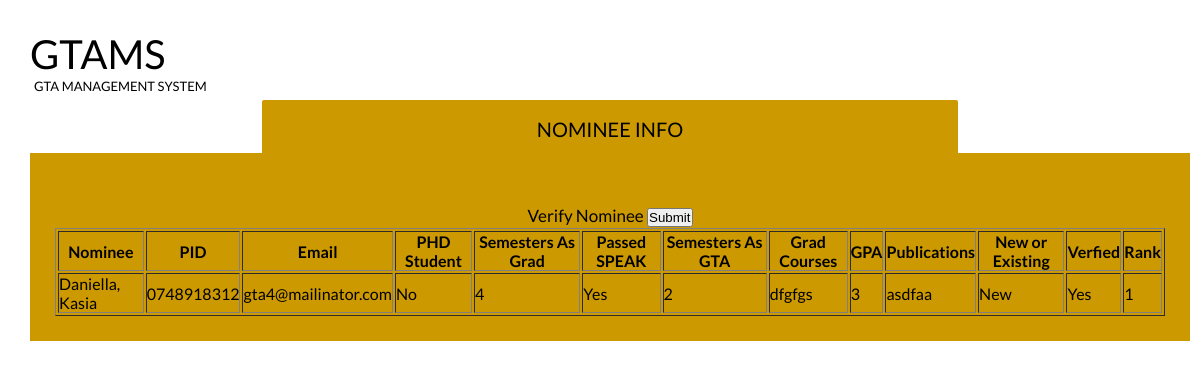
The page /verifyNominee.php?pid=0748918312 (signed in) on the database its author committed.
### tables this page shows
CREATE TABLE `nomination` (
  `nominatorLogin` varchar(50) NOT NULL,
  `pid` varchar(20) NOT NULL,
  `ranking` int(11) NOT NULL,
  `timestamp` datetime NOT NULL,
  `sessionid` varchar(20) NOT NULL,
  `verified` tinyint(4) NOT NULL DEFAULT '0',
  `responded` tinyint(4) NOT NULL DEFAULT '0'
);

CREATE TABLE `gtanominee` (
  `advisor` varchar(70) DEFAULT NULL,
  `nomineeName` varchar(70) DEFAULT NULL,
  `pid` varchar(20) NOT NULL,
  `nomineeEmail` varchar(255) DEFAULT NULL,
  `nomineePhone` varchar(10) DEFAULT NULL,
  `isPHDStudent` int(11) DEFAULT NULL,
  `semestersAsGrad` int(11) DEFAULT NULL,
  `passedSpeak` int(11) DEFAULT NULL,
  `semestersAsGTA` int(11) DEFAULT NULL,
  `gradCourses` varchar(255) DEFAULT NULL,
  `gpa` float DEFAULT NULL,
  `publications` varchar(255) DEFAULT NULL,
  `newlyAdmitted` tinyint(1) DEFAULT NULL
);

### verifyNominee.php (the view, shortened to what this page needs)
<link rel="stylesheet" type="text/css" href="DBHomeStyle.css">
<h1>GTAMS <span>GTA Management System</span></h1>
<ul class="tabs">
    <li>
        <label for="tab3">Nominee Info</label>
        <div id="tab-content3" class="tab-content" align="center">
            <?php
            include 'connect.php';
			$nomineeQuery = mysqli_query($con, "SELECT * FROM gtanominee INNER JOIN nomination ON gtanominee.pid=nomination.pid WHERE gtanominee.pid='{$_GET['pid']}' AND sessionid='{$_SESSION['sessionid']}'");
			$nomineeInfo = mysqli_fetch_array($nomineeQuery);
			echo "<table border='1'>
					<tr>
                    <th>Nominee</th>
                    <th>PID</th>
					<th>Email</th>
					<th>PHD Student</th>
					<th>Semesters As Grad</th>
					<th>Passed SPEAK</th>
					<th>Semesters As GTA</th>
					<th>Grad Courses</th>
					<th>GPA</th>
					<th>Publications</th>
					<th>New or Existing</th>
					<th>Verfied</th>
					<th>Rank</th></tr>";
			echo "<td>" . $nomineeInfo['nomineeName'] . "</td>";
			echo "<td>" . $nomineeInfo['pid'] . "</td>";
			echo "<td>" . $nomineeInfo['nomineeEmail'] . "</td>";
			if($nomineeInfo['isPHDStudent']){
				echo "<td>Yes</td>";
			}else{
				echo "<td>No</td>";
			}
			echo "<td>" . $nomineeInfo['semestersAsGrad'] . "</td>";
			if($nomineeInfo['passedSpeak']){
				echo "<td>Yes</td>";
			}else{
				echo "<td>No</td>";
			}
			echo "<td>" . $nomineeInfo['semestersAsGTA'] . "</td>";
			echo "<td>" . $nomineeInfo['gradCourses'] . "</td>";
			echo "<td>" . $nomineeInfo['gpa'] . "</td>";
			echo "<td>" . $nomineeInfo['publications'] . "</td>";
			if($nomineeInfo['newlyAdmitted']){
				echo "<td>New</td>";
			}else{
				echo "<td>Existing</td>";
			}
			if($nomineeInfo['verified']){
				echo "<td>Yes</td>";
			}else{
				echo "<td>No</td>";
			}
			echo "<td>" . $nomineeInfo['ranking'] . "</td>";
			echo '<br>
				<form action="" method="POST">
					Verify Nominee
					<input type="submit" name="submit" value"Verify Nominee">
				</form>';
            ?>
            </table>
        </div>
    </li>
</ul>

### DBHomeStyle.css (style rules this page uses)
* { margin: 0; padding: 0; -moz-box-sizing: border-box; -webkit-box-sizing: border-box; box-sizing: border-box; }
h1 { font-weight: normal; font-size: 40px; font-weight: normal; text-transform: uppercase; float: left; margin: 10px 0 100px 10px; }
h1 span { font-size: 13px; display: block; padding-left: 4px; }
.tabs { width: 100%; float: none; list-style: none; position: relative; margin: 80px 0 0 10px; text-align: left; }
.tabs li { margin-left:20%; }
.tabs label { display: block; padding: 14px 21px; border-radius: 2px 2px 0 0; font-size: 20px; font-weight: normal; text-transform: uppercase; background: #ffc904; cursor: pointer; position: absolute; top: 4px; -moz-transition: all 0.2s ease-in-out; -o-transition: all 0.2s ease-in-out; -webkit-transition: all 0.2s ease-in-out; transition: all 0.2s ease-in-out; }
.tabs .tab-content { z-index: 2; display: none; overflow: hidden; width: 100%; font-size: 17px; line-height: 25px; padding: 25px; position: absolute; top: 53px; left: 0; background: #CC9900; }
.tabs [id^="tab"]:checked + label { top: 0; padding-top: 17px; background: #CC9900; width:60%; text-align:center; }
.tabs [id^="tab"]:checked ~ [id^="tab-content"] { display: block; }

### rows shown on the page
nomination: pid.nomineeName "Daniella, Kasia", pid "0748918312", pid.nomineeEmail "gta4@mailinator.com", pid.semestersAsGrad "4", pid.semestersAsGTA "2", pid.gradCourses "dfgfgs", pid.gpa "3", pid.publications "asdfaa", ranking "1"
